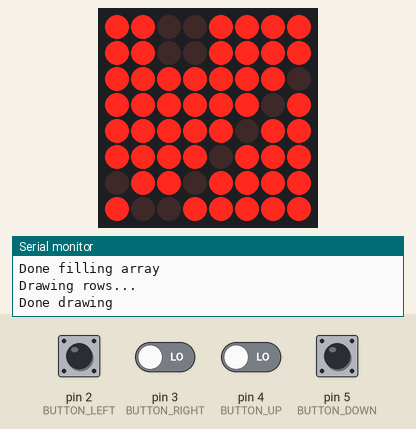
Recording of a sketch running on a simulated Arduino Uno, built with avr-gcc and run on an emulated ATmega328P. Shown: 8×8 LED matrix, the last lines printed to the serial monitor. The test bench sets the inputs (shaded band); at power-on: pin 2 (BUTTON_LEFT) HIGH, pin 3 (BUTTON_RIGHT), pin 4 (BUTTON_UP), pin 5 (BUTTON_DOWN) LOW.

Above: at 1.4 s.
1.5 s: pin 2 (BUTTON_LEFT) pulled LOW for 1 s
At 1.92 s:
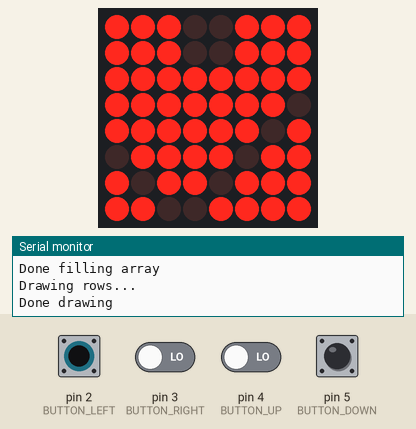
5.5 s: pin 2 (BUTTON_LEFT) pulled LOW for 3.2 s
At 8.3 s:
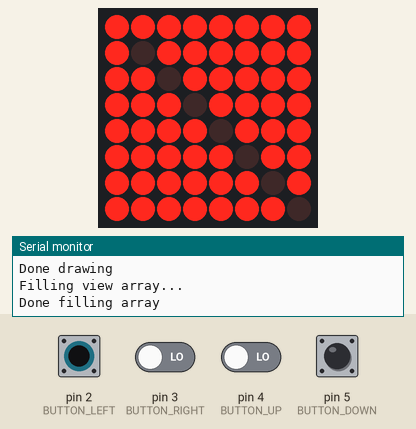
15.0 s: pin 3 (BUTTON_RIGHT) driven HIGH and pin 4 (BUTTON_UP) driven HIGH
At 17.2 s:
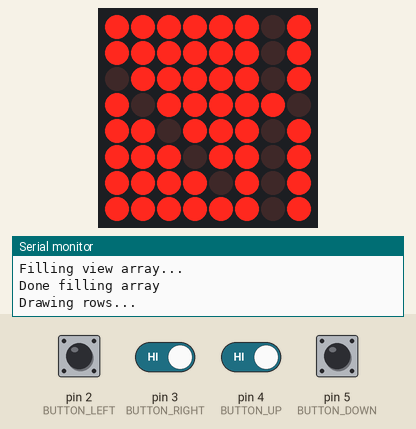
17.4 s: pin 2 (BUTTON_LEFT) pulled LOW for 0.25 s
At 18.8 s:
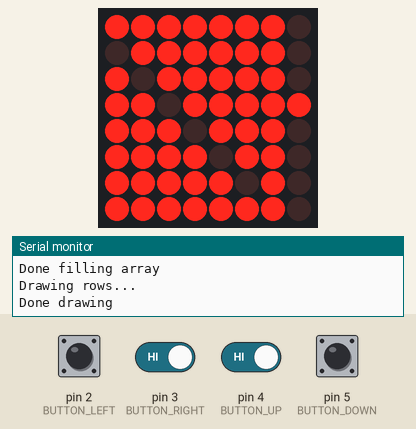
19.1 s: pin 4 (BUTTON_UP) driven LOW
At 21.1 s:
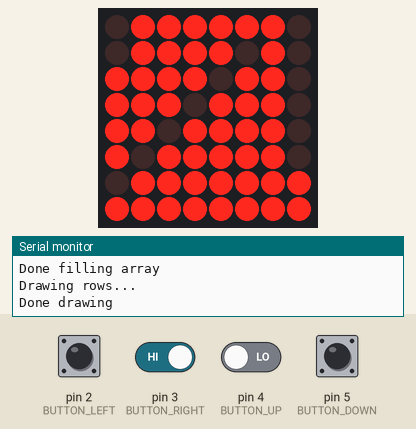
Timing chart, 0 to 22.5 s (numbered marks = the images above; inputs shaded):
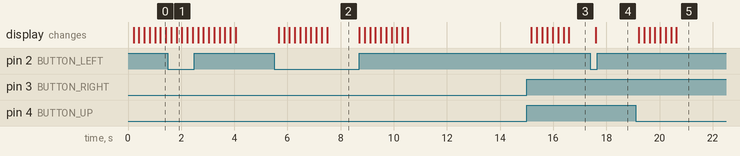

The sketch:

MapRenderTest.ino
```cpp
/*
   MapRenderTest
   This is the map rendering test for experience referencing arrays and parsing values as bytes
   1/2/2021 - Author: Jeremiah Garmatter
   Version 0.4
*/

//todo: load map function that takes in an array, array length and height and updates the LEVEL variable. MAP_Length and MAP_height
//todo: decide if we need to keep all of setlevelview and updatelevelview

//includes
#include "LedControl.h"

//LedControl interfaces with the MAX7219
//Parameters: int data_pin, int clock_pin, int load(CS)_pin, int displays
LedControl lc = LedControl(11, 13, 10, 1);

/*================================ Constants =================================*/
//const boolean LEVEL_FULL[16][16] = {
//  {1, 1, 1, 1, 1, 1, 1, 1, 1, 1, 1, 1, 1, 1, 1, 1},
//  {1, 1, 1, 1, 1, 1, 1, 1, 1, 1, 1, 1, 1, 1, 1, 1},
//  {1, 1, 1, 1, 1, 1, 1, 1, 1, 1, 1, 1, 1, 1, 1, 1},
//  {1, 1, 1, 1, 1, 1, 1, 1, 1, 1, 1, 1, 1, 1, 1, 1},
//  {1, 1, 1, 1, 1, 1, 1, 1, 1, 1, 1, 1, 1, 1, 1, 1},
//  {1, 1, 1, 1, 1, 1, 1, 1, 1, 1, 1, 1, 1, 1, 1, 1},
//  {1, 1, 1, 1, 1, 1, 1, 1, 1, 1, 1, 1, 1, 1, 1, 1},
//  {1, 1, 1, 1, 1, 1, 1, 1, 1, 1, 1, 1, 1, 1, 1, 1},
//  {1, 1, 1, 1, 1, 1, 1, 1, 1, 1, 1, 1, 1, 1, 1, 1},
//  {1, 1, 1, 1, 1, 1, 1, 1, 1, 1, 1, 1, 1, 1, 1, 1},
//  {1, 1, 1, 1, 1, 1, 1, 1, 1, 1, 1, 1, 1, 1, 1, 1},
//  {1, 1, 1, 1, 1, 1, 1, 1, 1, 1, 1, 1, 1, 1, 1, 1},
//  {1, 1, 1, 1, 1, 1, 1, 1, 1, 1, 1, 1, 1, 1, 1, 1},
//  {1, 1, 1, 1, 1, 1, 1, 1, 1, 1, 1, 1, 1, 1, 1, 1},
//  {1, 1, 1, 1, 1, 1, 1, 1, 1, 1, 1, 1, 1, 1, 1, 1},
//  {1, 1, 1, 1, 1, 1, 1, 1, 1, 1, 1, 1, 1, 1, 1, 1}
//};

//Array Limits
const int MAP_LENGTH    = 18;
const int MAP_HEIGHT    = 16;
const int SCREEN_LENGTH = 8;
const int SCREEN_HEIGHT = 8;

const boolean LEVEL[MAP_HEIGHT][MAP_LENGTH] = {
  {1, 1, 1, 1, 1, 1, 1, 1, 0, 0, 1, 1, 1, 1, 1, 1, 0, 1},
  {1, 0, 1, 1, 1, 1, 1, 1, 0, 0, 1, 1, 1, 1, 0, 1, 0, 1},
  {1, 1, 0, 1, 1, 1, 1, 1, 1, 1, 1, 1, 1, 0, 1, 1, 0, 1},
  {1, 1, 1, 0, 1, 1, 1, 1, 1, 1, 1, 1, 0, 1, 1, 1, 0, 1},
  {1, 1, 1, 1, 0, 1, 1, 1, 1, 1, 1, 0, 1, 1, 1, 1, 0, 1},
  {1, 1, 1, 1, 1, 0, 1, 1, 1, 1, 0, 1, 1, 1, 1, 1, 0, 1},
  {1, 1, 1, 1, 1, 1, 0, 1, 1, 0, 1, 1, 1, 1, 1, 1, 1, 0},
  {1, 1, 1, 1, 1, 1, 1, 0, 0, 1, 1, 1, 1, 1, 1, 1, 1, 0},
  {1, 1, 1, 1, 1, 1, 1, 0, 0, 1, 1, 1, 1, 1, 1, 1, 0, 1},
  {1, 1, 1, 1, 1, 1, 0, 1, 1, 0, 1, 1, 1, 1, 1, 1, 0, 1},
  {1, 1, 1, 1, 1, 0, 1, 1, 1, 1, 0, 1, 1, 1, 1, 1, 0, 1},
  {1, 1, 1, 1, 0, 1, 1, 1, 1, 1, 1, 0, 1, 1, 1, 1, 1, 0},
  {1, 1, 1, 0, 1, 1, 1, 1, 1, 1, 1, 1, 0, 1, 1, 1, 0, 1},
  {1, 1, 0, 1, 1, 1, 1, 1, 1, 1, 1, 1, 1, 0, 1, 1, 0, 1},
  {1, 0, 1, 1, 1, 1, 1, 1, 1, 1, 1, 1, 1, 1, 0, 1, 0, 1},
  {1, 1, 1, 1, 1, 1, 1, 1, 1, 1, 1, 1, 1, 1, 1, 1, 0, 1}
};

//Direction
const int UP    = 0;
const int DOWN  = 1;
const int LEFT  = 2;
const int RIGHT = 3;
const int NONE  = 4;

//Buttons
const int BUTTON_LEFT  = 2;
const int BUTTON_RIGHT = 3;
const int BUTTON_UP    = 4;
const int BUTTON_DOWN  = 5;

/*=========================== Global Variables ===============================*/
//The "eyes" of the player (this will be displayed on the matrix), it is simply an 8x8 section of the total LEVEL array
boolean levelView[SCREEN_HEIGHT][SCREEN_LENGTH];
//The top left corner of the view's coordinates
int levelViewX = 0;
int levelViewY = 0;
//Movement direction
int direction = NONE;

/*========================== Function Prototypes =============================*/
//This is mainly for the convenience of default parameters
//Not all functions are up here
void setLevelView(int startx = levelViewX, int starty = levelViewY);
void drawLevelView(int displayAddr = 0);

/*=============================== Setup ======================================*/
void setup() {
  // put your setup code here, to run once:
  //Wake up the display (address/display #(0-15), true/false)
  //set the LED brightness (address/display #(0-15), brightness #(0-15))
  //Turn off the LEDs (address/display #(0-15))
  lc.shutdown(0, false);
  lc.setIntensity(0, 8);
  lc.clearDisplay(0);

  Serial.begin(115200);
  Serial.print("\n");
  Serial.println("#=====  Starting Map Render Test  =====#");

  pinMode(BUTTON_LEFT , INPUT);
  pinMode(BUTTON_RIGHT, INPUT);
  pinMode(BUTTON_UP   , INPUT);
  pinMode(BUTTON_DOWN , INPUT);
  //Instantiate the levelView array and draw it to the display
  setLevelView();
  drawLevelView();
  delay(200);
}

/*=========================== Running Loop =====================================*/
void loop() {
  // put your main code here, to run repeatedly:
  if (checkButtons()) {
    updateLevelViewCoordinates();
    setLevelView();
    drawLevelView();
    delay(200);
  }
}

/*============================= Functions ====================================*/
//This will fill the levelView array with an 8x8 section of data from the LEVEL array
//startx and starty are the top left coordinates of the LEVEL Array
void setLevelView(int startx, int starty) {
  //from starty to starty + screen height
  //set levelview x through screen length to LEVEL[startx, startx+screen length]
  //continue to next y value

  if (isValidView(startx, starty)) {
    levelViewX = startx;
    levelViewY = starty;
  }

  Serial.println("Filling view array...");
  for ( int row = levelViewY, viewRow = 0; row < (levelViewY + SCREEN_HEIGHT); row++, viewRow++ ) {
    //Serial.println((String)"\nY coord: "+row+" View row: "+viewRow);
    for ( int column = levelViewX, viewColumn = 0; column < (levelViewX + SCREEN_LENGTH); column++, viewColumn++ ) {
      levelView[viewRow][viewColumn] = LEVEL[row][column];
      //Serial.print((String)"X coord: "+column+ " View column: "+viewColumn+" ");
    }
  }
  //Serial.println((String)"\nStarting x: "+levelViewX+" y: "+levelViewY);
  Serial.println("Done filling array");
}

//This will light up pixels on the display row-by-row
void drawLevelView(int displayAddr) {
  //Run through each value of levelView[][], converting rows to bytes
  //Once finished, draw with lc.setRow
  Serial.println("\nDrawing rows...");
  byte rowByte = 0;
  for ( int row = 0; row < SCREEN_HEIGHT; row++ ) {
    //Since we are parsing as array, 1-8 won't work, instead subtract 1 to get indexes 0-7
    for ( int column = SCREEN_LENGTH - 1; column >= 0; column-- ) {
      rowByte = rowByte | (levelView[row][column] << ((SCREEN_LENGTH - 1) - column));
    }
    lc.setRow(displayAddr, row, rowByte);
    rowByte = 0;
  }
  Serial.println("Done drawing");
}

//checks if a button is pressed, if so, update direction and return true,
//otherwise, return false
boolean checkButtons() {
  if (digitalRead(BUTTON_LEFT) == 0)
    direction = LEFT;
  else if (digitalRead(BUTTON_RIGHT) == 0)
    direction = RIGHT;
  else if (digitalRead(BUTTON_UP) == 0)
    direction = UP;
  else if (digitalRead(BUTTON_DOWN) == 0)
    direction = DOWN;
  else return false;
  return true;
}

//Changes the viewed section of the map
void updateLevelViewCoordinates() {
  int nextViewX = levelViewX, nextViewY = levelViewY;
  switch (direction) {
    case UP:    nextViewY = levelViewY - 1; break;
    case DOWN:  nextViewY = levelViewY + 1; break;
    case LEFT:  nextViewX = levelViewX - 1; break;
    case RIGHT: nextViewX = levelViewX + 1; break;
    case NONE:  break;
  }
  if ( isValidView(nextViewX, nextViewY) ) {
    levelViewX = nextViewX;
    levelViewY = nextViewY;
  }
  //Stop moving
  direction = NONE;
}

boolean isValidView(int viewx, int viewy) {
  if (viewx >= 0 && viewx + SCREEN_LENGTH <= MAP_LENGTH &&
      viewy >= 0 && viewy + SCREEN_HEIGHT <= MAP_HEIGHT) {
    return true;
  }
  return false;
}
```

Measured:
- after the input at 1.5 s, the display: first changes after 0.12 s (image 1 shows a later state)
- after the input at 5.5 s, the display: first changes after 0.17 s (image 2 shows a later state)
- after the input at 15.0 s, the display: first changes after 0.18 s (image 3 shows a later state)
- after the input at 17.4 s, the display: changes after 0.20 s (image 4)
- after the input at 19.1 s, the display: first changes after 0.12 s (image 5 shows a later state)
